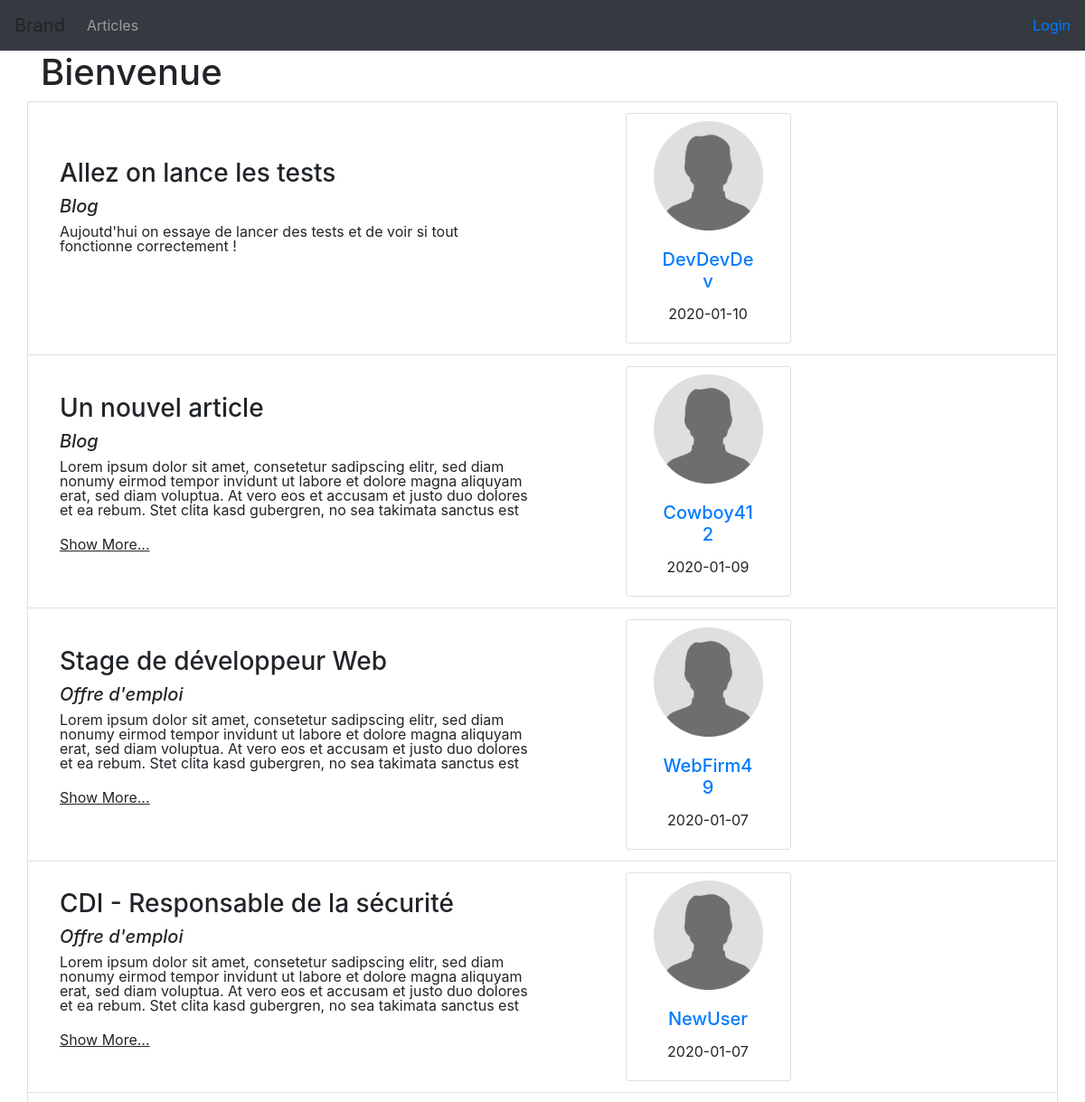
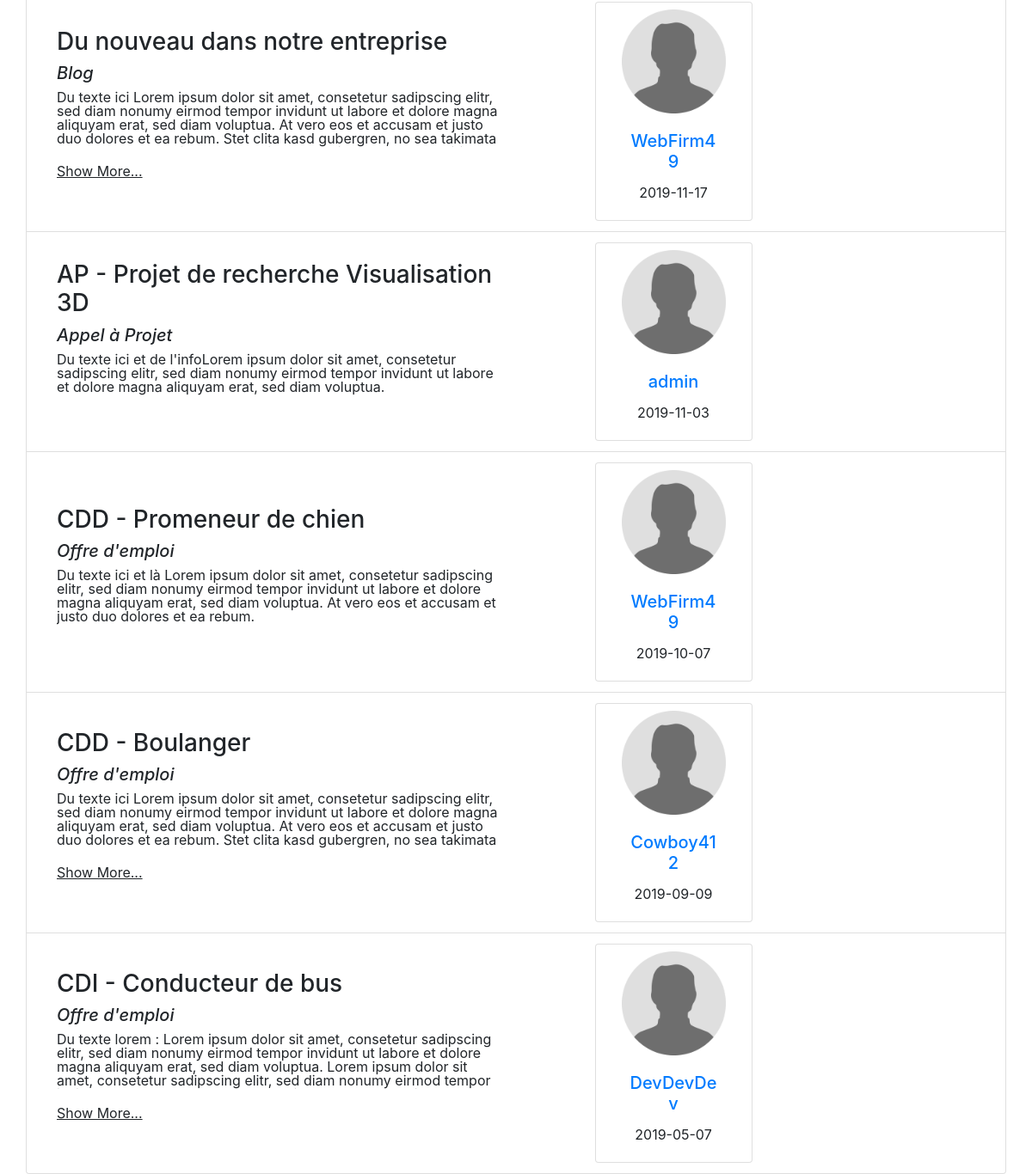
/index.php?controller=category, run on the app's committed database (2 pictures, top to bottom).
### tables this page shows
CREATE TABLE IF NOT EXISTS `news` (
  `id` int(11) NOT NULL AUTO_INCREMENT,
  `title` varchar(255) NOT NULL,
  `description` text NOT NULL,
  `category` int(11) DEFAULT NULL,
  `post_date` date NOT NULL,
  `author` int(11) NOT NULL,
  PRIMARY KEY (`id`),
  KEY `fk_category` (`category`),
  KEY `fk_author` (`author`)
);

CREATE TABLE IF NOT EXISTS `category` (
  `id` int(11) NOT NULL AUTO_INCREMENT,
  `nom` varchar(255) NOT NULL,
  `description` text NOT NULL,
  PRIMARY KEY (`id`)
);

CREATE TABLE IF NOT EXISTS `user` (
  `id` int(11) NOT NULL AUTO_INCREMENT,
  `nom` varchar(255) NOT NULL,
  `prenom` varchar(255) NOT NULL,
  `username` varchar(255) NOT NULL,
  `password` text NOT NULL,
  `avatar` varchar(255) NOT NULL DEFAULT 'img/default-user-image.png',
  `creation_date` date NOT NULL,
  `quote` text DEFAULT NULL,
  `rank` int(11) NOT NULL,
  PRIMARY KEY (`id`),
  KEY `fk_rank` (`rank`)
);

### Controllers/NewsController.php (called while the page is built, shortened)
<?php
    include "Models/NewsModel.php";
    include "Views/NewsView.php";
    class NewsController extends Controller{
        public function __construct() {
            $this->view = new NewsView();
            $this->model = new NewsModel();
        }
        public function displayHome() {
            $newsList = $this->model->getNews();
            $this->view->displayHome($newsList);
        }
    }

### index.php (called while the page is built, shortened)
<?php
    include "Views/View.php";
    include "Models/Model.php";
    include "Controllers/NewsController.php";
    $controller_list = [];
    foreach (get_declared_classes() as $class) {
        if (preg_match("/^([A-Za-z]+)Controller$/", $class, $match)) {
            $controller_list[] = [
                "className" => $match[0],
                "name" => strtolower($match[1])
            ];
        }
    }
    for ($i=0; $i < count($controller_list); $i++) {
        $controller_list[$i]['methodList'] = get_class_methods($controller_list[$i]["className"]);
    }
    $requested_controller = "NewsController";
    if (isset($_GET) && !empty($_GET["controller"])) {
        foreach ($controller_list as $controller) {
            if ($_GET["controller"] == $controller['name']) {
                $requested_controller = $_GET["controller"] . "Controller";
                $requested_controller = ucfirst($requested_controller);
            }
        }
    }
    $action = "displayHome";
    $anonymous_user_actions = array(
        "NewsController" => ["displayHome"],
        "SecurityController" => ["displayLoginForm", "login"],
        "UserController" => ["displayUserPage"]
    );
    if (!isset($_SESSION) || empty($_SESSION["user"])) {
        if (!in_array($requested_controller, array_keys($anonymous_user_actions) )){
            $action = "displayHome";
        } elseif (!in_array($action, $anonymous_user_actions[$requested_controller])) {
            $action = $anonymous_user_actions[$requested_controller][0];
        }
    }
    $controller = new $requested_controller();
    $controller->$action();

### Models/Model.php (called while the page is built, shortened)
<?php
abstract class Model
{
    public function __construct()
    {
        try {
            $this->connexion = new PDO("mysql:host=" . self::SERVER . ";dbname=" . self::BASE, self::USER, self::PASSWORD);
        } catch (Exception $e) {
            echo 'Erreur : ' . $e->getMessage();
        }
    }
}

### Models/NewsModel.php (called while the page is built, shortened)
<?php
    class NewsModel extends Model {
        public function getNews() {
            $request = "SELECT news.*, category.nom as categoryName, user.username FROM `news` JOIN category on news.category = category.id JOIN user on news.author = user.id ORDER BY post_date DESC";
            $request = $this->connexion->query($request);
            $newsList = $request->fetchAll(PDO::FETCH_ASSOC);
            return $newsList;
        }
    }

### Views/NewsView.php (the view, shortened to what this page needs)
<?php
    class NewsView extends View {
        public function displayHome($newsList) {
            $this->page .= "<h1> Bienvenue </h1>";
            $this->page .= "<ul class='list-group'>";
            foreach ($newsList as $news) {
                $this->page .= "<li class='list-group-item row d-flex align-items-center'>";
                $this->page .= "<div class='col-6'><h3>". $news["title"] ."</h3>";
                $this->page .= "<h5 class='categoryName'>". $news["categoryName"] ."</h5>";
                $description = $news['description'];
                $this->page .= "<p class='description hidenContent'>". $description ."</p><p class='showMoreBtn hiddenBtn'>Show More...</p></div>";
                $this->page .= "<div class='card col-2 offset-1'>"
                            ."<img class='card-img-top col-12 mt-2' src='img/default-user-image.png'>"
                            ."<div class='card-body'>"
                            ."<h5 class='card-title text-center'><a href='index.php?controller=user&action=displayUserPage&user=". $news['author'] ."'>" . $news["username"]
                            ."</a></h5>"
                            ."<p class='text-center mb-0'>" . $news['post_date'] . "</p>"
                            ."</div>"
                            ."</div>";
                $this->page .= "</li>";
            }
            $this->page .= "</ul>";
        }
    }

### css/style.css (style rules this page uses)
img { width: 100%; height:auto; }
.showMoreBtn { cursor: pointer; text-decoration: underline; }
p.description { line-height: 1em; height: auto; }
p.hidenContent { line-height: 1em; height: 4.15em; overflow: hidden; }
.categoryName { font-style: italic; }

### data on the page
news: title "Allez on lance les tests", description "Aujoutd'hui on essaye de lancer des tests et de voir si tout fonctionne correctement !", post_date "2020-01-10"
category: nom "Blog Blog Blog"
user: username "DevDevDev DevDevDev"
news: title "Un nouvel article", description "Lorem ipsum dolor sit amet, consetetur sadipscing elitr, sed diam nonumy eirmod tempor invidunt ut labore et dolore magna aliquyam erat, sed diam voluptua. At vero eos et accusam et justo duo dolores et ea rebum. Stet clita kasd gubergren, no sea takimata sanctus est…", post_date "2020-01-09"
user: username "Cowboy412 Cowboy412"
news: title "Stage de développeur Web", description "Lorem ipsum dolor sit amet, consetetur sadipscing elitr, sed diam nonumy eirmod tempor invidunt ut labore et dolore magna aliquyam erat, sed diam voluptua. At vero eos et accusam et justo duo dolores et ea rebum. Stet clita kasd gubergren, no sea takimata sanctus est…", post_date "2020-01-07"
category: nom "Offre d'emploi Offre d'emploi Offre d'emploi Offre d'emploi Offre d'emploi"
user: username "WebFirm49 WebFirm49 WebFirm49"
news: title "CDI - Responsable de la sécurité", description "Lorem ipsum dolor sit amet, consetetur sadipscing elitr, sed diam nonumy eirmod tempor invidunt ut labore et dolore magna aliquyam erat, sed diam voluptua. At vero eos et accusam et justo duo dolores et ea rebum. Stet clita kasd gubergren, no sea takimata sanctus est…", post_date "2020-01-07"
user: username "NewUser"
news: title "Du nouveau dans notre entreprise", description "Du texte ici Lorem ipsum dolor sit amet, consetetur sadipscing elitr, sed diam nonumy eirmod tempor invidunt ut labore et dolore magna aliquyam erat, sed diam voluptua. At vero eos et accusam et justo duo dolores et ea rebum. Stet clita kasd gubergren, no sea takimata…", post_date "2019-11-17"
news: title "AP - Projet de recherche Visualisation 3D", description "Du texte ici et de l'infoLorem ipsum dolor sit amet, consetetur sadipscing elitr, sed diam nonumy eirmod tempor invidunt ut labore et dolore magna aliquyam erat, sed diam voluptua.", post_date "2019-11-03"
category: nom "Appel à Projet"
user: username "admin"
news: title "CDD - Promeneur de chien", description "Du texte ici et là Lorem ipsum dolor sit amet, consetetur sadipscing elitr, sed diam nonumy eirmod tempor invidunt ut labore et dolore magna aliquyam erat, sed diam voluptua. At vero eos et accusam et justo duo dolores et ea rebum.", post_date "2019-10-07"
news: title "CDD - Boulanger", description "Du texte ici Lorem ipsum dolor sit amet, consetetur sadipscing elitr, sed diam nonumy eirmod tempor invidunt ut labore et dolore magna aliquyam erat, sed diam voluptua. At vero eos et accusam et justo duo dolores et ea rebum. Stet clita kasd gubergren, no sea takimata…", post_date "2019-09-09"
news: title "CDI - Conducteur de bus", description "Du texte lorem : Lorem ipsum dolor sit amet, consetetur sadipscing elitr, sed diam nonumy eirmod tempor invidunt ut labore et dolore magna aliquyam erat, sed diam voluptua. Lorem ipsum dolor sit amet, consetetur sadipscing elitr, sed diam nonumy eirmod tempor…", post_date "2019-05-07"

### other printed values
$this->page "Brand Articles"
